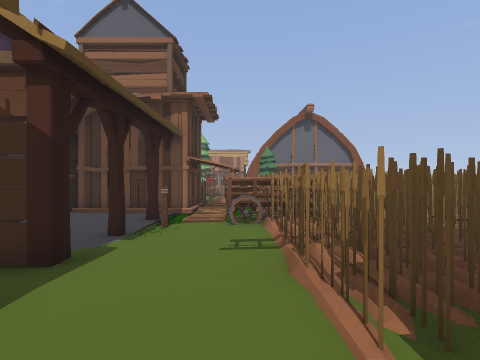
[1] (above)

12 first-person views from a walk through a 3-D level made in the Godot game engine. The camera is 1.32 m above the floor, looks level and sees 80° across. The floor is counted in squares, 1.41 m on a side. Each view is taken from the middle of a square. On the plan, view 1 faces up. The plan holds only what a view shows up to about 11 squares ahead; the rest is blank. The place goes on beyond the plan.

[2]
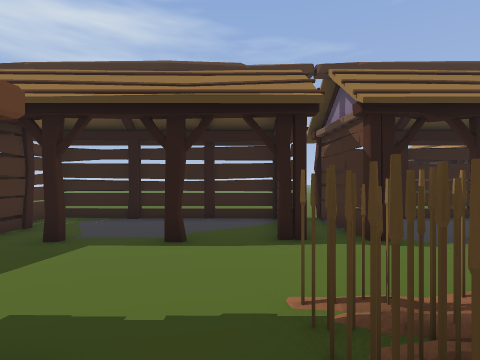

[3]
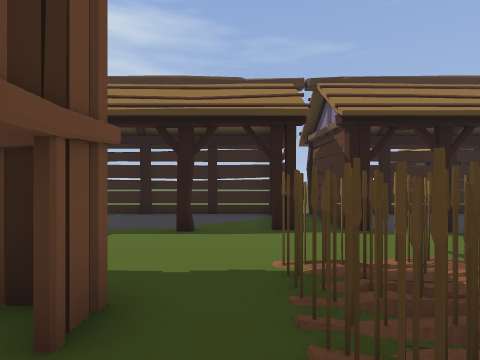

[4]
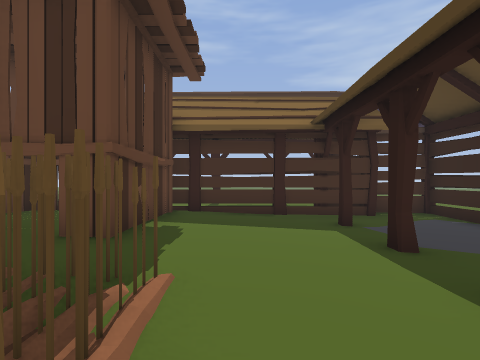

[5]
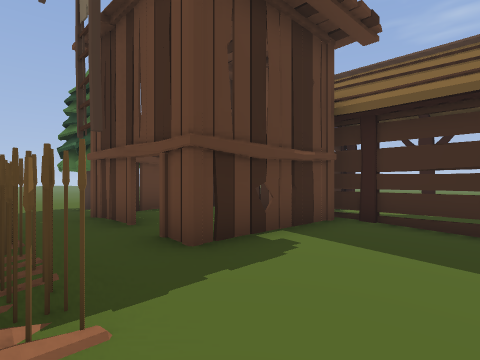

[6]
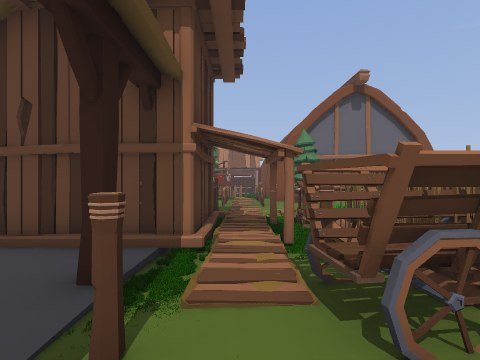

[7]
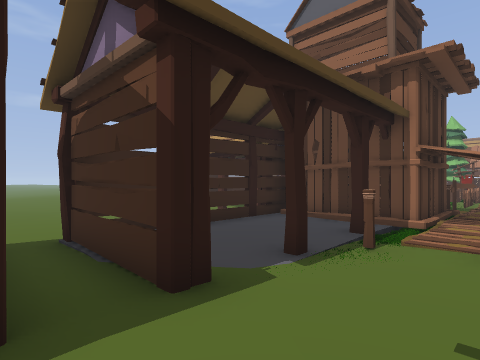

[8]
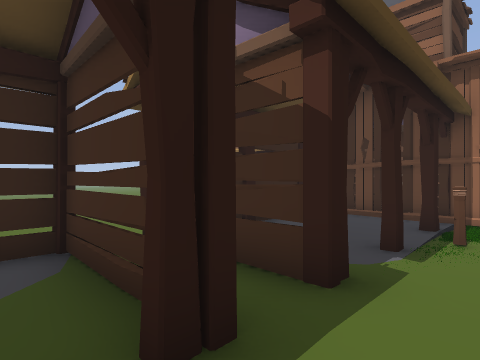

[9]
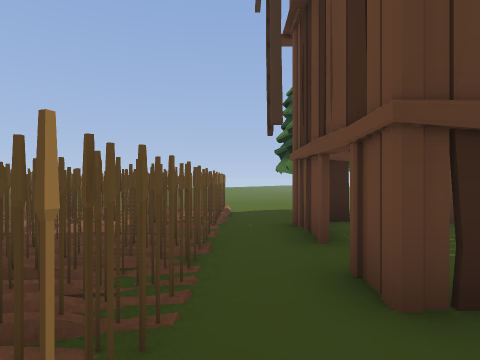

[10]
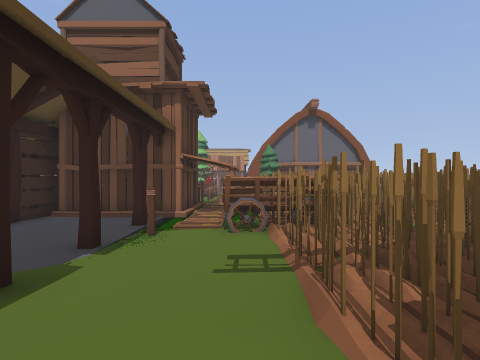

[11]
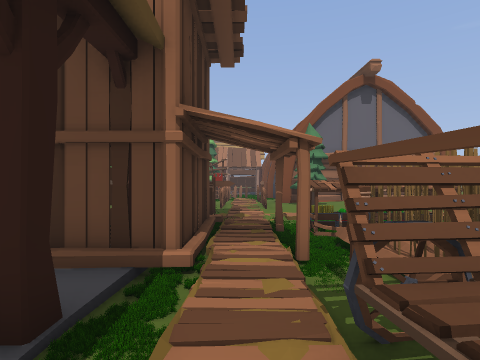

[12]
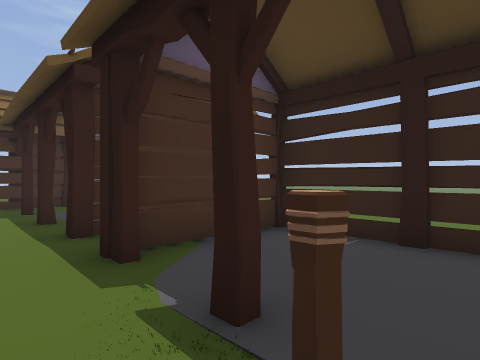

### Floor plan
Key: @ floor where view 1 was taken; # wall or solid block; x gap in a wall; . main floor; : floor 0.25 m higher than the main floor; - floor 0.25 m lower than the main floor; + floor 0.5 m higher than the main floor; = window, fence, low wall or low ledge; ^ raised ledge; W windmill; F fence; T thing the floor can be seen under or through; R tree; O other object.
Columns run from 13 left of view 1 to 11 right of it. Each row starts with its distance up from view 1.
 13           WO.O.
 12         W  W:#^OO
 11         W  W.#^^^
 10        #####..###
  9        #.W.W:F##
  8        #...x.##
  7        #...F.##
  6    --  #.....:#
  5 -- --  #....::#       #
  4 ---....#....::#       #
  3 .......#####::##     ##
  2     .. ##=##::#########
  1        #....:::++:x::::..
  0        #...#:@:WWWWRRRR::
 -1        #....:::W++W R R::
 -2        #...#:::W++W
 -3        #....:::WWWW
 -4        #.###TTTT
 -5        ###   :
 -6              :::
 -7               #:#

Where each view was taken, in squares from view 1:
view 1: 0 up, 0 right, facing up
view 2: 1 up, 3 right, facing left
view 3: 1 up, 4 right, facing left
view 4: 4 up, 0 right, facing down
view 5: 2 up, 1 left, facing down-right
view 6: 5 up, 1 left, facing up
view 7: 2 up, 0 right, facing up-left
view 8: 1 up, 1 left, facing up-left
view 9: 1 up, 0 right, facing right
view 10: 1 up, 0 right, facing up
view 11: 6 up, 1 left, facing up
view 12: 7 up, 1 left, facing down-left
